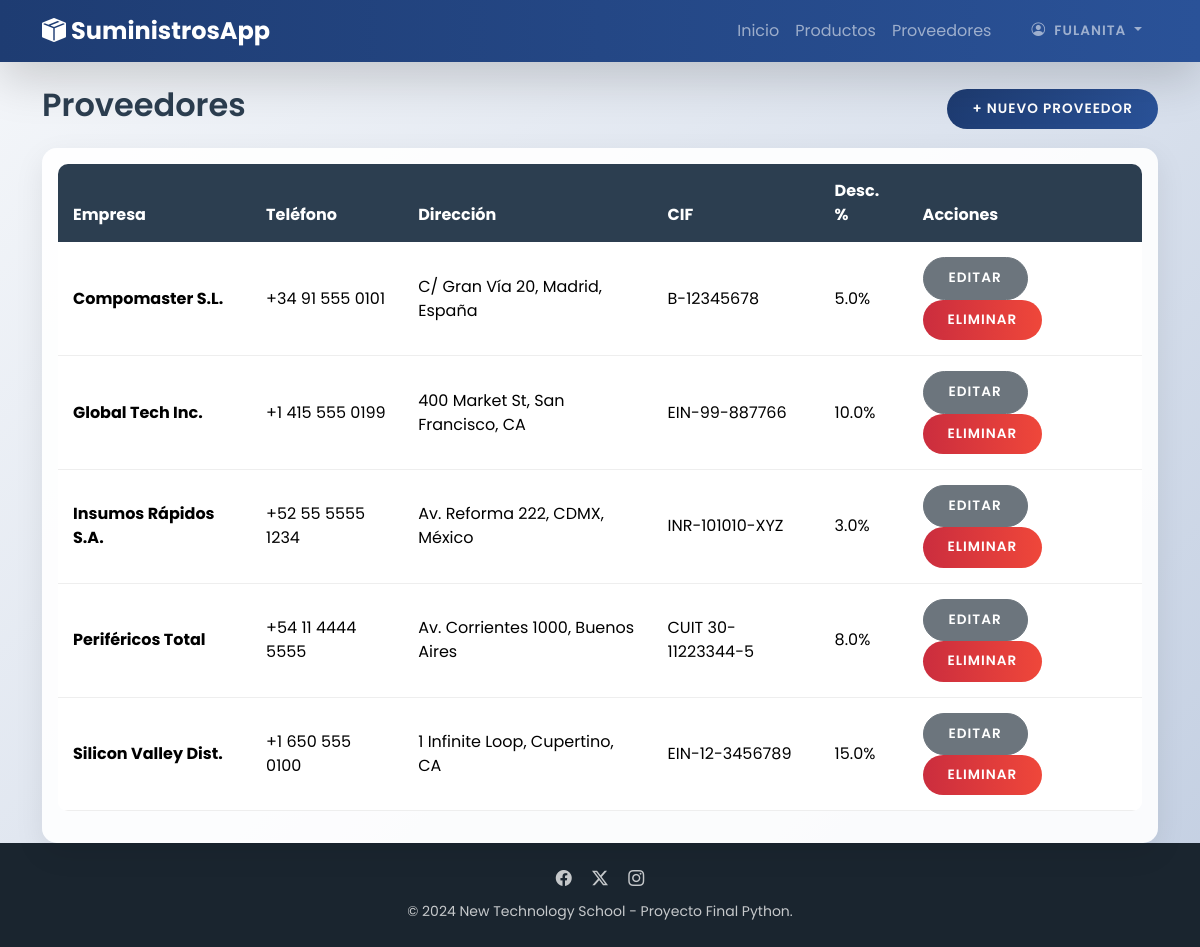
Page /proveedores/ (signed in) on the committed database.
### app/models/user_model.py (models this page shows, shortened)
class User(db.Model, UserMixin):
    __tablename__ = 'user'
    id = db.Column(db.Integer, primary_key=True)
    username = db.Column(db.String(80), unique=True, nullable=False)
    password_hash = db.Column(db.String(128), nullable=False)
    role = db.Column(db.String(20), nullable=False, default='cliente')
    @property
    def password(self):
        raise AttributeError('¡El password no es un atributo legible!')

### app/models/supplier_model.py (models this page shows, shortened)
class Supplier(db.Model):
    __tablename__ = 'supplier'
    id = db.Column(db.Integer, primary_key=True)
    nombre_empresa = db.Column(db.String(100), unique=True, nullable=False)
    telefono = db.Column(db.String(20))
    direccion = db.Column(db.String(200))
    cif = db.Column(db.String(20), unique=True)
    facturacion_info = db.Column(db.Text)
    descuento_porcentaje = db.Column(db.Float, default=0.0)
    iva = db.Column(db.Float, default=21.0)  # Asumimos un IVA por defecto
    products = db.relationship(
        'Product',
        secondary='product_supplier_association',  # Nombre de la tabla de asociación
        back_populates='suppliers'
    )

### app/routes/supplier_routes.py (the view)
@supplier_bp.route('/')
@login_required
def supplier_list():
    suppliers = supplier_service.get_all_suppliers()
    return render_template('supplier_list.html',
                           title='Proveedores',
                           suppliers=suppliers)

### app/models/user_model.py (called while the page is built)
@login_manager.user_loader
def load_user(user_id):
    return User.query.get(int(user_id))

### app/services/supplier_service.py (called while the page is built)
def get_all_suppliers():
    try:
        return Supplier.query.order_by(Supplier.nombre_empresa).all()
    except Exception as e:
        print(f"Error al obtener proveedores: {e}")
        return []

### app/templates/supplier_list.html
{% extends "base.html" %}
{% block content %}
    <div class="d-flex justify-content-between align-items-center mb-3">
        <h2>{{ title }}</h2>
        {% if current_user.role == 'admin' %}
            <a href="{{ url_for('supplier_routes.create_supplier') }}" class="btn btn-primary">
                + Nuevo Proveedor
            </a>
        {% endif %}
    </div>
    <div class="card">
        <div class="card-body">
            <div class="table-responsive">
                <table class="table table-hover">
                    <thead>
                        <tr>
                            <th>Empresa</th>
                            <th>Teléfono</th>
                            <th>Dirección</th>
                            <th>CIF</th>
                            <th>Desc. %</th>
                            {% if current_user.role == 'admin' %}
                                <th>Acciones</th>
                            {% endif %}
                        </tr>
                    </thead>
                    <tbody>
                        {% for supplier in suppliers %}
                        <tr>
                            <td class="fw-bold">{{ supplier.nombre_empresa }}</td>
                            <td>{{ supplier.telefono or '-' }}</td>
                            <td>{{ supplier.direccion or '-' }}</td>
                            <td>{{ supplier.cif or '-' }}</td>
                            <td>{{ supplier.descuento_porcentaje }}%</td>
                            {% if current_user.role == 'admin' %}
                                <td>
                                    <a href="{{ url_for('supplier_routes.update_supplier', supplier_id=supplier.id) }}" class="btn btn-secondary btn-sm">
                                        Editar
                                    </a>
                                    <form action="{{ url_for('supplier_routes.delete_supplier', supplier_id=supplier.id) }}" method="POST" class="d-inline"
                                          onsubmit="return confirm('¿Eliminar a este proveedor? Esto borrará sus datos pero NO sus productos.');">
                                        <input type="submit" value="Eliminar" class="btn btn-danger btn-sm">
                                    </form>
                                </td>
                            {% endif %}
                        </tr>
                        {% else %}
                        <tr>
                            <td colspan="6" class="text-center">No hay proveedores registrados.</td>
                        </tr>
                        {% endfor %}
                    </tbody>
                </table>
            </div>
        </div>
    </div>
{% endblock %}

### app/templates/base.html (shortened to what this page needs)
<!DOCTYPE html>
<html lang="es">
<head>
    <link rel="stylesheet" href="https://cdnjs.cloudflare.com/ajax/libs/animate.css/4.1.1/animate.min.css"/>
    <link href="https://cdn.jsdelivr.net/npm/bootstrap@5.3.3/dist/css/bootstrap.min.css" rel="stylesheet">
    <link rel="stylesheet" href="https://cdn.jsdelivr.net/npm/bootstrap-icons@1.11.3/font/bootstrap-icons.min.css">
    <link rel="stylesheet" href="{{ url_for('static', filename='css/style.css') }}">
</head>
<body class="d-flex flex-column min-vh-100">
    <nav class="navbar navbar-expand-lg navbar-dark mb-4 sticky-top shadow-lg">
        <div class="container">
            <a class="navbar-brand animate__animated animate__fadeInLeft" href="{{ url_for('auth_routes.home') }}">
                <i class="bi bi-box-seam-fill"></i> SuministrosApp
            </a>
            <div class="collapse navbar-collapse" id="navbarNav">
                <div class="navbar-nav ms-auto align-items-center">
                    <a class="nav-link" href="{{ url_for('auth_routes.home') }}">Inicio</a>
                    {% if current_user.is_authenticated %}
                        <a class="nav-link" href="{{ url_for('product_routes.product_list') }}">Productos</a>
                        <a class="nav-link" href="{{ url_for('supplier_routes.supplier_list') }}">Proveedores</a>
                        <div class="nav-item dropdown ms-lg-3">
                            <a class="nav-link dropdown-toggle btn btn-outline-light border-0 px-3" href="#" role="button" data-bs-toggle="dropdown" aria-expanded="false">
                                <i class="bi bi-person-circle me-1"></i> {{ current_user.username }}
                            </a>
                        </div>
                        {% else %}
                        <div class="ms-lg-3 d-flex gap-2">
                            <a class="btn btn-outline-light btn-sm" href="{{ url_for('auth_routes.login') }}">Ingresar</a>
                            <a class="btn btn-light btn-sm text-primary fw-bold" href="{{ url_for('auth_routes.register') }}">Registro</a>
                        </div>
                    {% endif %}
                </div>
            </div>
        </div>
    </nav>
    <main class="container animate__animated animate__fadeInUp">
        <div class="row">
            <div class="col-md-12">
                {% block content %}{% endblock %}
            </div>
        </div>
    </main>
    <footer class="mt-auto py-4 text-white">
        <div class="container text-center">
            <div class="mb-2">
                <a href="#" class="text-white mx-2 text-decoration-none opacity-75 hover-opacity-100"><i class="bi bi-facebook"></i></a>
                <a href="#" class="text-white mx-2 text-decoration-none opacity-75 hover-opacity-100"><i class="bi bi-twitter-x"></i></a>
                <a href="#" class="text-white mx-2 text-decoration-none opacity-75 hover-opacity-100"><i class="bi bi-instagram"></i></a>
            </div>
            <small class="opacity-75">&copy; 2024 New Technology School - Proyecto Final Python.</small>
        </div>
    </footer>
</body>
</html>

### app/static/css/style.css (style rules this page uses)
body { background: linear-gradient(135deg, #f5f7fa 0%, #c3cfe2 100%); font-family: 'Poppins', sans-serif; color: #444; }
h1, h2, h3, h4, h5, h6 { font-weight: 600; color: #2c3e50; }
.navbar { background: linear-gradient(90deg, #1e3c72 0%, #2a5298 100%); backdrop-filter: blur(10px); }
.navbar-brand { font-weight: 700; font-size: 1.5rem; }
.nav-link { font-weight: 400; transition: color 0.3s ease; }
.card { background: rgba(255, 255, 255, 0.9); border: none; border-radius: 15px; box-shadow: 0 10px 30px rgba(0, 0, 0, 0.08); transition: all 0.3s ease; overflow: hidden; }
.btn { border-radius: 50px; padding: 10px 25px; font-weight: 600; text-transform: uppercase; font-size: 0.85rem; letter-spacing: 1px; transition: all 0.3s ease; }
.btn-primary { background: linear-gradient(90deg, #1e3c72 0%, #2a5298 100%); border: none; }
.btn-danger { background: linear-gradient(90deg, #cb2d3e 0%, #ef473a 100%); border: none; }
.table { border-radius: 10px; overflow: hidden; background-color: white; }
.table thead th { background-color: #2c3e50; color: white; border: none; padding: 15px; }
.table tbody td { padding: 15px; vertical-align: middle; border-bottom: 1px solid #eee; }
footer { background: #1a252f; margin-top: 50px; }

### rows in the picture
User: username "FULANITA"
Supplier: nombre_empresa "Compomaster S.L.", telefono "+34 91 555 0101", direccion "C/ Gran Vía 20, Madrid, España", cif "B-12345678", descuento_porcentaje "5.0"
Supplier: nombre_empresa "Global Tech Inc.", telefono "+1 415 555 0199", direccion "400 Market St, San Francisco, CA", cif "EIN-99-887766", descuento_porcentaje "10.0"
Supplier: nombre_empresa "Insumos Rápidos S.A.", telefono "+52 55 5555 1234", direccion "Av. Reforma 222, CDMX, México", cif "INR-101010-XYZ", descuento_porcentaje "3.0"
Supplier: nombre_empresa "Periféricos Total", telefono "+54 11 4444 5555", direccion "Av. Corrientes 1000, Buenos Aires", cif "CUIT 30-11223344-5", descuento_porcentaje "8.0"
Supplier: nombre_empresa "Silicon Valley Dist.", telefono "+1 650 555 0100", direccion "1 Infinite Loop, Cupertino, CA", cif "EIN-12-3456789", descuento_porcentaje "15.0"

### other values in the picture
{{ title }} "Proveedores"
